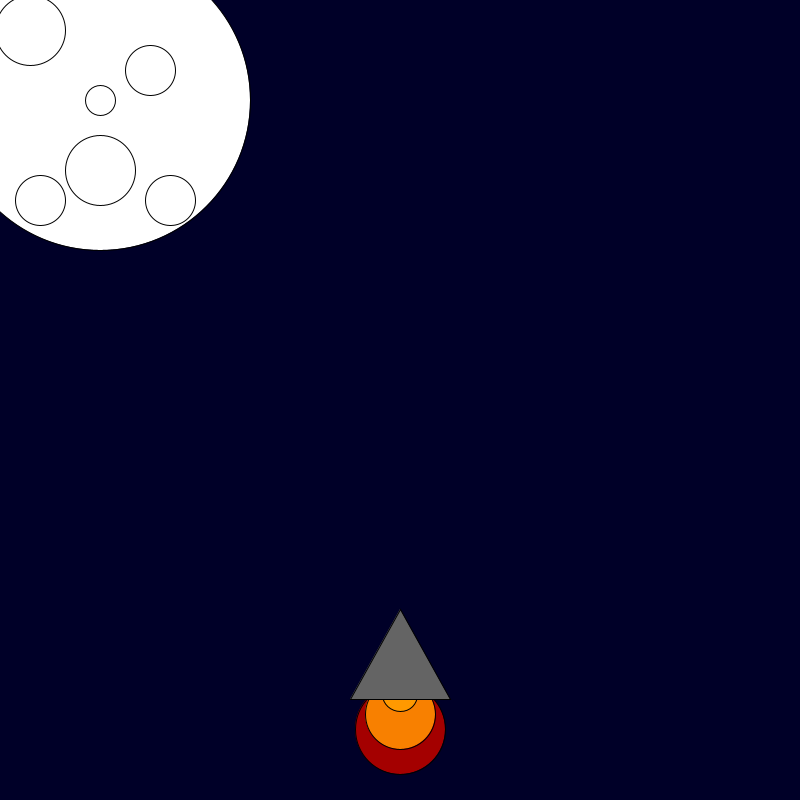
Frame 1 (no input)
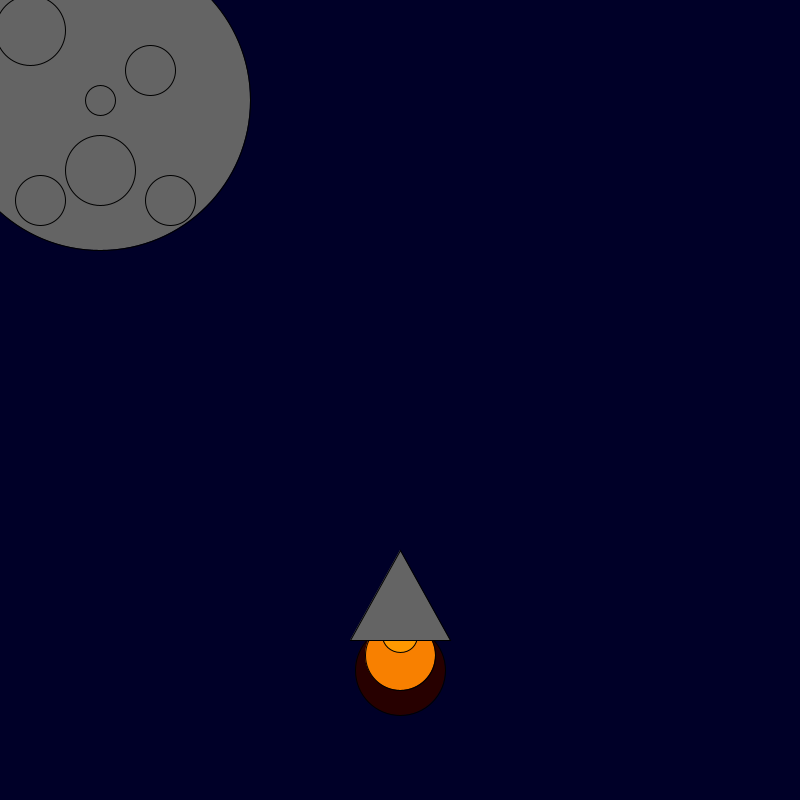
Frame 60 (the mouse pressed at the canvas centre just before this capture)
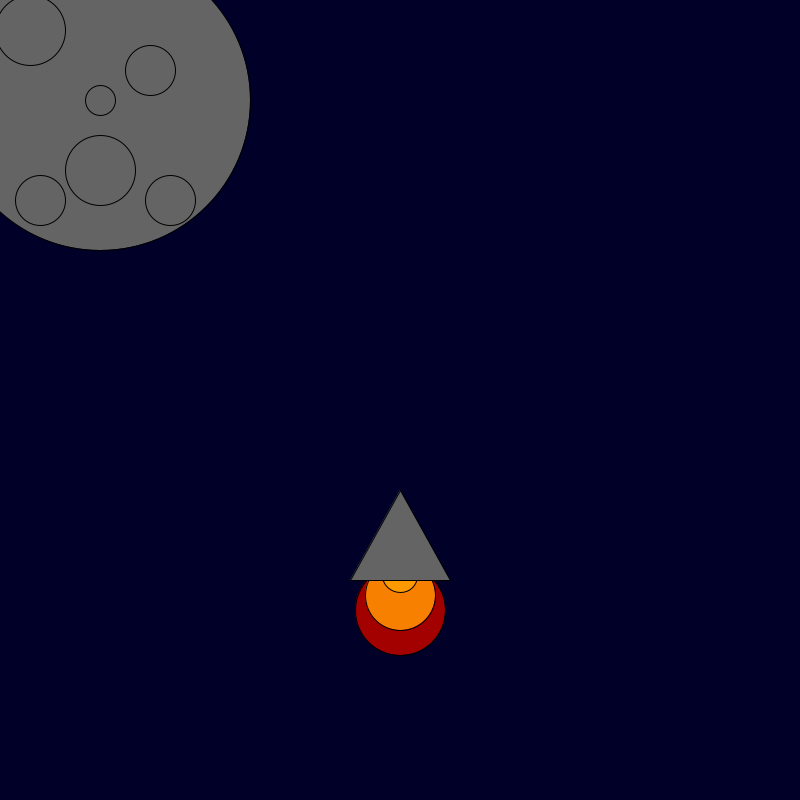
Frame 120 (the mouse held since frame 60 and released just before this capture)

The Processing sketch that drew these frames (run headless with seeded random() and noise(); from frame 60 on, the mouse is pressed at the canvas centre):

// Processing sketch: rocketShip
// ── rocketShip.pde

int x = 400; 
int y = 600; 

void setup() {

    background(0, 0, 40); size(800, 800);

}

void draw() {
y--;
background(0, 0, 40); size(800, 800);
ellipse(100, 100, 300, 300);
ellipse(100, 100, 30, 30);
ellipse(30, 30, 70, 70);
ellipse(150, 70, 50, 50);
ellipse(40, 200, 50, 50);
ellipse(100, 170, 70, 70);
ellipse(170, 200, 50, 50);
    fill(random(255), 0, 0);
    ellipse(x, y + 130, 90, 90);
    fill(248, 128, 0);
    ellipse(x, y + 115, 70, 70);
    fill(255, 153, 0);
    ellipse(x, y + 95, 35, 35);
    fill(100, 100, 100);
    triangle(x, y + 10, x + 50, y + 100, x - 50, y + 100);

}
